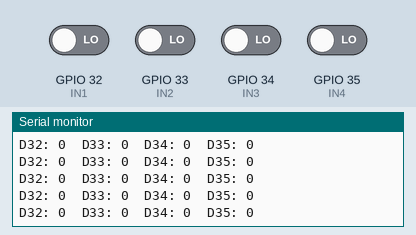
The sketch below on a simulated ESP32. Parts: the last lines printed to the serial monitor. Inputs (shaded band) come from the test bench; at power-on: GPIO 32 (IN1), GPIO 33 (IN2), GPIO 34 (IN3), GPIO 35 (IN4) LOW.

Above: at 1.2 s.
1.3 s: GPIO 32 (IN1) driven HIGH
At 1.56 s:
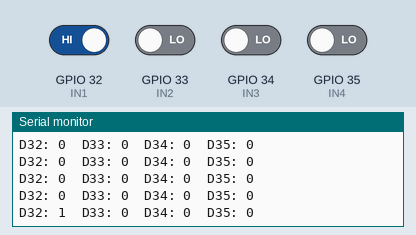
2.8 s: GPIO 33 (IN2) driven HIGH
At 2.96 s:
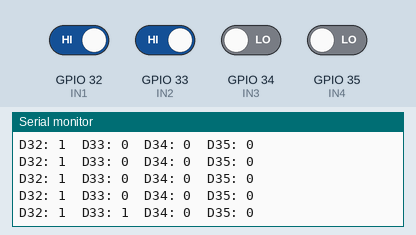
4.3 s: GPIO 34 (IN3) driven HIGH
At 4.56 s:
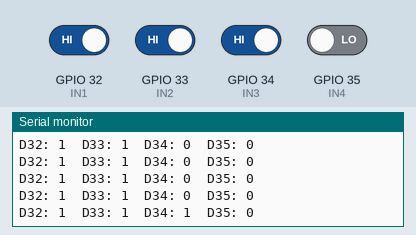
5.8 s: GPIO 35 (IN4) driven HIGH
At 5.96 s:
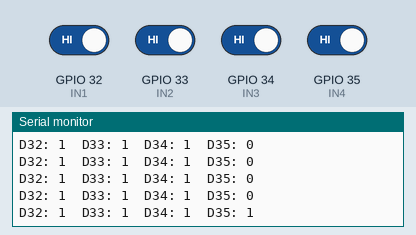
7.3 s: GPIO 32 (IN1) driven LOW
At 7.56 s:
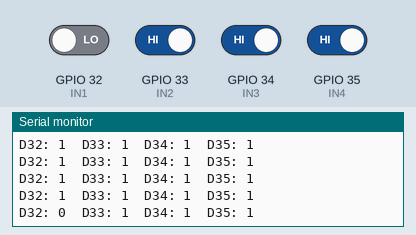
8.8 s: GPIO 33 (IN2) driven LOW
At 8.97 s:
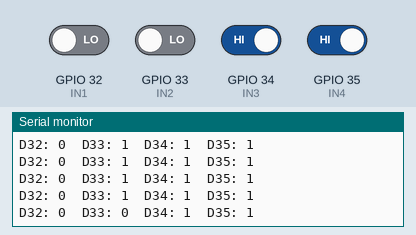

The sketch:

Digital_Inputs.ino
```cpp
//Pin Definition
//The maximum voltage on any isolated digital pin is 36V.
#define IN1 32
#define IN2 33
#define IN3 34
#define IN4 35

void setup() {
  Serial.begin(115200);

  // Configure pins as inputs
  pinMode(IN1, INPUT);
  pinMode(IN2, INPUT);
  pinMode(IN3, INPUT);
  pinMode(IN4, INPUT);

  Serial.println("Reading inputs from D32, D33, D34, D35...");
}

void loop() {
  // Read input states
  int val1 = digitalRead(IN1);
  int val2 = digitalRead(IN2);
  int val3 = digitalRead(IN3);
  int val4 = digitalRead(IN4);

  // Print values
  Serial.print("D32: "); Serial.print(val1);
  Serial.print("  D33: "); Serial.print(val2);
  Serial.print("  D34: "); Serial.print(val3);
  Serial.print("  D35: "); Serial.println(val4);

  delay(200); // adjust refresh rate as needed
}
```

Measured:
- after the input at 1.3 s, the serial monitor: prints a new line after 0.10 s (image 1)
- after the input at 2.8 s, the serial monitor: prints a new line at once (image 2)
- after the input at 4.3 s, the serial monitor: prints a new line after 0.11 s (image 3)
- after the input at 5.8 s, the serial monitor: prints a new line at once (image 4)
- after the input at 7.3 s, the serial monitor: prints a new line after 0.11 s (image 5)
- after the input at 8.8 s, the serial monitor: prints a new line at once (image 6)
